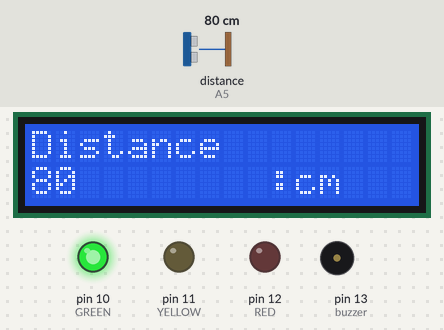
Simulated run of this sketch. Board: Arduino Uno, built with avr-gcc and run on an emulated ATmega328P. Parts: 16×2 character LCD, output pins drawn as LEDs (lit = HIGH), buzzer (waves = sounding). The inputs (shaded band) are chosen by the test bench; at power-on: distance to the obstacle (sensor on A5) 80 cm. What the sketch prints to the serial monitor is not drawn.

Above: at 1.2 s.
1.3 s: distance to the obstacle (sensor on A5) set to 55 cm
At 1.9 s:
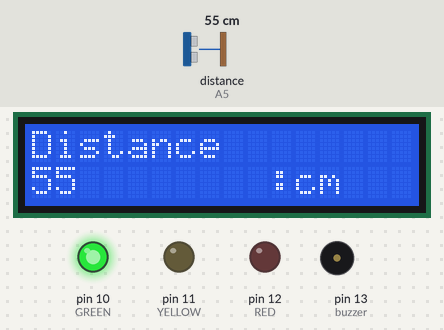
3.1 s: distance to the obstacle (sensor on A5) set to 45 cm
At 5.3 s:
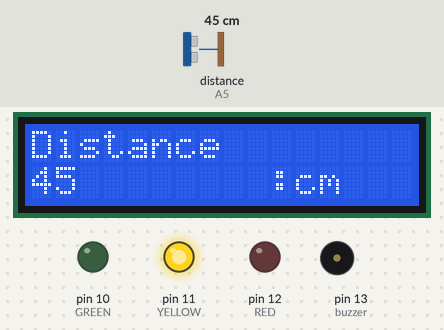
6.2 s: distance to the obstacle (sensor on A5) set to 2 cm
At 9.1 s:
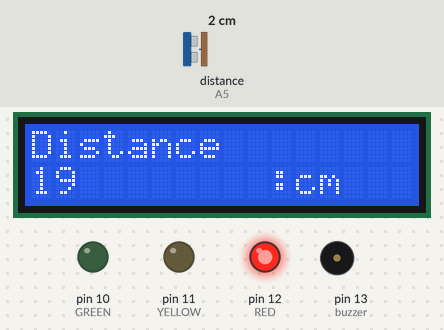
Timing chart, 0 to 15.3 s (numbered marks = the images above; inputs shaded):
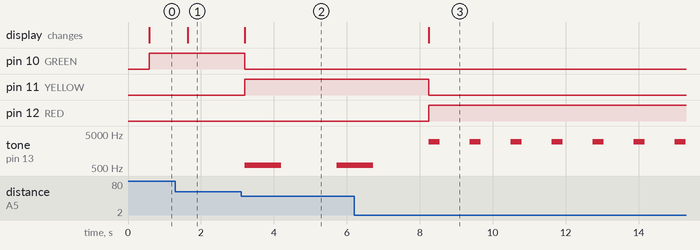

Measured:
- the behaviour switches between 50 and 49 cm on distance to the obstacle (sensor on A5) (found by bisection; images 1 and 2)
- after the input at 1.3 s, the display: changes after 0.33 s (image 1)
- after the input at 3.1 s, pin 10 (GREEN): HIGH → LOW after 0.11 s; pin 11 (YELLOW): LOW → HIGH after 0.11 s; tone on pin 13 (buzzer): silent → 600 Hz after 0.11 s, → silent 1.0 s later, → 600 Hz 1.5 s later; the display: changes after 0.11 s (image 2)
- after the input at 6.2 s, pin 11 (YELLOW): HIGH → LOW after 2.1 s; pin 12 (RED): LOW → HIGH after 2.1 s; the display: changes after 2.1 s (image 3)

The sketch:

TOKA_2.ino
```cpp
#include <SharpIR.h>

#define ir A5
#define model 20150


int GREEN=10;
int YELLOW=11;
int RED=12;
const int buzzer = 13;


SharpIR SharpIR(ir, model);
#include <LiquidCrystal.h>
LiquidCrystal lcd(8, 9, 4, 5, 6, 7);

void setup() {

  Serial.begin(9600);
lcd.begin(16, 2);
  pinMode(GREEN,OUTPUT);
  pinMode(YELLOW,OUTPUT);
   pinMode(RED,OUTPUT);
   pinMode(buzzer, OUTPUT);
}

void loop() {
  delay(500);


  unsigned long pepe1=millis();

  int dis=SharpIR.getDistance();
lcd.setCursor(0, 0);
  lcd.print("Distance");
  lcd.setCursor(0, 1);
  lcd.print(dis);
  lcd.print("        :cm");


  Serial.print("Mean distance: ");
  Serial.println(dis);

  unsigned long pepe2=millis()-pepe1;
  Serial.print("Time taken (ms): ");
  Serial.println(pepe2);


if (dis< 30)
  {
  digitalWrite(RED,HIGH);
digitalWrite(YELLOW,LOW);
   digitalWrite(GREEN,LOW);
  tone(buzzer, 3000);
  delay(300);
  noTone(buzzer);
  delay(300);


}
   else if (dis > 30&&dis< 50 )
   {
    digitalWrite(YELLOW,HIGH);
    digitalWrite(RED,LOW);
    digitalWrite(GREEN,LOW);
  tone(buzzer, 600);
  delay(1000);
  noTone(buzzer);
  delay(1000);


    }
    else if (dis > 50){

    digitalWrite(YELLOW,LOW);
    digitalWrite(GREEN,HIGH);
    digitalWrite(RED,LOW);


}

}
```
